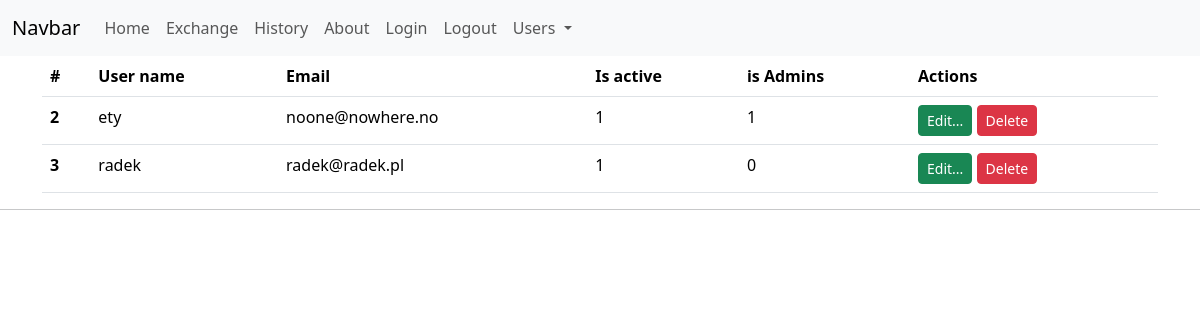
/users, run on an earlier commit of the app's database.
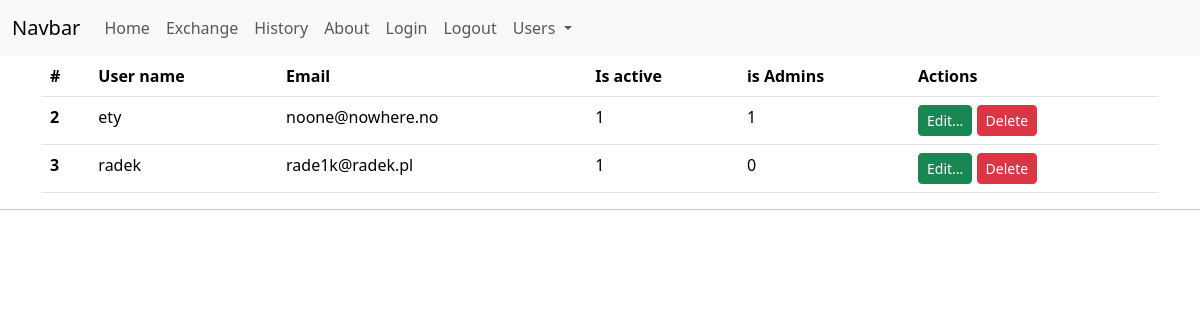
And on a later commit of the database.
### tables this page shows
CREATE TABLE users(
    id integer primary key autoincrement,
    name varchar(100) not null unique,
    email varchar(100) not null unique,
    password text,
    is_active boolean not null default 0,
    is_admin boolean not null default 0
    );

### app.py (the view)
@app.route('/users')
def users():
    db = get_db()
    sql_command = 'select id, name, email, is_admin, is_active from users'
    cur = db.execute(sql_command)
    users = cur.fetchall()
    return render_template('users.html', active_menu='users', users=users)

### app.py (called while the page is built)
def get_db():
    if not hasattr(g, 'sqlite_db'):
        conn = sqlite3.connect(app_info['db_file'])
        conn.row_factory = sqlite3.Row
        g.sqlite_db = conn
    return g.sqlite_db

### Templates/users.html (shortened to what this page needs)
{% extends "base.html" %}
{% block content %}
<div class="container">
    <table class="table">
        <thead>
        <tr>
            <th scope="col">#</th>
            <th scope="col">User name</th>
            <th scope="col">Email</th>
            <th scope="col">Is active</th>
            <th scope="col">is Admins</th>
            <th scope="col">Actions</th>
        </tr>
        </thead>
        <tbody>
        {% for user in users %}
        <tr>
            <th scope="row">{{ user.id }}</th>
            <td>{{ user.name }}</td>
            <td>{{ user.email }}</td>
            <td>{{ user.is_active }}</td>
            <td>{{ user.is_admin }}</td>
            <td>
                <a href="{{ url_for('edit_user', user_name=user.name) }}" class="btn btn-success btn-sm" role="button">Edit...</a>
                <a type="button" class="btn btn-danger btn-sm delete-confirm"
                   data-bs-toggle="modal" data-bs-target="#confirmDeleteModal"
                   data-desc="{{ 'Delete user {}'.format(user.name) }}"
                   data-url="{{ url_for('delete_user',user_name=user.name)  }}">
                    Delete
                </a>
            </td>
        </tr>
        {% endfor %}
        </tbody>
    </table>
</div>
{% endblock %}

### Templates/base.html (shortened to what this page needs)
{% from "macros.html" import show_flash_message, show_all_flash_message %}
<!doctype html>
<html lang="en">
  <head>
    <link href="https://cdn.jsdelivr.net/npm/bootstrap@5.3.2/dist/css/bootstrap.min.css" rel="stylesheet">
  </head>
  <body>
  {% include "menu.html" %}
    {% block content %} {% endblock %}
        {% block body_content %} <HR> {% endblock %}
  </body>
</html>

### Templates/menu.html (shortened to what this page needs)
<nav class="navbar navbar-expand-lg bg-body-tertiary">
  <div class="container-fluid">
    <a class="navbar-brand" href="#">Navbar</a>
    <div class="collapse navbar-collapse" id="navbarNav">
      <ul class="navbar-nav">
        <li class="nav-item">
          <a class="nav-link {{ 'active' if active_menu=='home' }}" aria-current="page" href="{{ url_for('index') }}">Home</a>
        </li>
        <li class="nav-item">
          <a class="nav-link {{ 'active' if active_menu=='exchange' }}" href="{{ url_for('exchange') }}">Exchange</a>
        </li>
        <li class="nav-item">
          <a class="nav-link {{ 'active' if active_menu=='history' }}" href="{{ url_for('history') }}">History</a>
        </li>
        <li class="nav-item">
          <a class="nav-link {{ 'active' if active_menu=='about' }}" aria-disabled="true">About</a>
        </li>
        <li class="nav-item">
          <a class="nav-link {{ 'active' if active_menu=='login' }}" href="{{ url_for('login') }}">Login</a>
        </li>
        <li class="nav-item">
          <a class="nav-link {{ 'active' if active_menu=='logout' }}" href="{{ url_for('login') }}">Logout {{ session['user'] if 'user' in session }}</a>
        </li>
        <li class="nav-item dropdown">
          <a class="nav-link dropdown-toggle" href="#" id="navbarDropdown" role="Button"
             data-bs-toggle="dropdown" aria-expanded="false">
            Users
          </a>
        </li>
      </ul>
    </div>
  </div>
</nav>

What changed in the data, as far as the page shows it:
changed users "radek": email "radek@radek.pl" → "rade1k@radek.pl"
